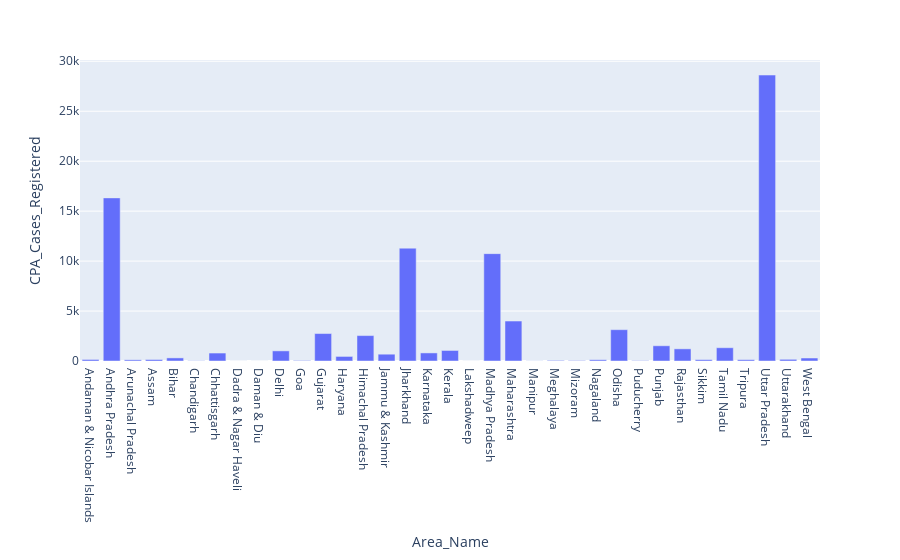

Notebook cell for this chart:
### Code cell
import plotly.express as px
fig = px.bar(a, x = 'Area_Name', y = 'CPA_Cases_Registered')
fig.show()

### Figure 1 — Plotly figure (JSON) as saved in the notebook; plotly's stock layout.template omitted (floating-point values rounded to 4 significant figures)
{"data": [{"alignmentgroup": "True", "hovertemplate": "Area_Name=%{x}<br>CPA_Cases_Registered=%{y}<extra></extra>", "legendgroup": "", "marker": {"color": "#636efa", "pattern": {"shape": ""}}, "name": "", "offsetgroup": "", "orientation": "v", "showlegend": false, "textposition": "auto", "type": "bar", "x": ["Andaman & Nicobar Islands", "Andhra Pradesh", "Arunachal Pradesh", "Assam", "Bihar", "Chandigarh", "Chhattisgarh", "Dadra & Nagar Haveli", "Daman & Diu", "Delhi", "Goa", "Gujarat", "Haryana", "Himachal Pradesh", "Jammu & Kashmir", "Jharkhand", "Karnataka", "Kerala", "Lakshadweep", "Madhya Pradesh", "Maharashtra", "Manipur", "Meghalaya", "Mizoram", "Nagaland", "Odisha", "Puducherry", "Punjab", "Rajasthan", "Sikkim", "Tamil Nadu", "Tripura", "Uttar Pradesh", "Uttarakhand", "West Bengal"], "xaxis": "x", "y": [154, 16327, 119, 150, 310, 21, 797, 2, 0, 1013, 50, 2749, 457, 2544, 682, 11294, 809, 1055, 2, 10747, 4001, 9, 59, 41, 126, 3135, 32, 1523, 1216, 138, 1328, 134, 28622, 168, 299], "yaxis": "y"}], "layout": {"barmode": "relative", "legend": {"tracegroupgap": 0}, "margin": {"t": 60}, "xaxis": {"anchor": "y", "domain": [0, 1], "title": {"text": "Area_Name"}}, "yaxis": {"anchor": "x", "domain": [0, 1], "title": {"text": "CPA_Cases_Registered"}}}}
